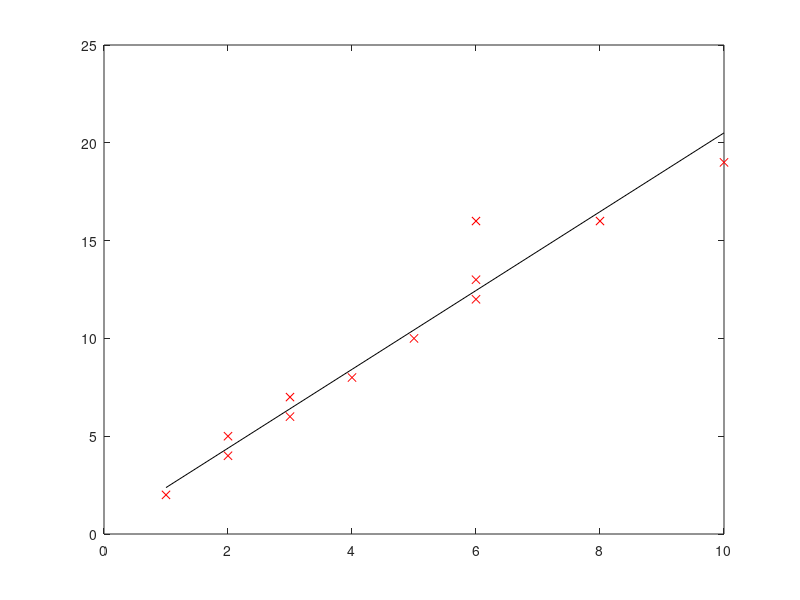
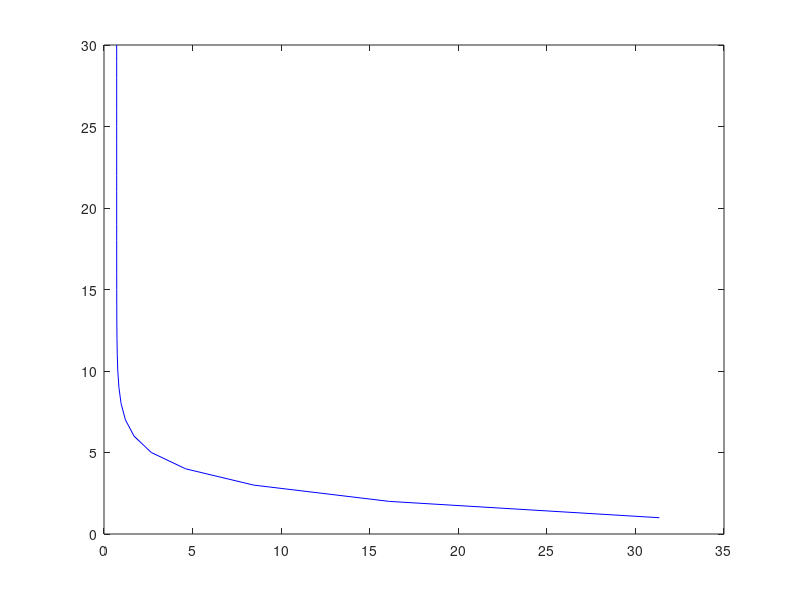

Write the MATLAB code that produced these figures, in order.
% the key is to solve the parameters:  initiate parameters = [0;0]
% the formula to solve parameters:   get h first,   h = (x * parameters - y)'
%  parameters(i) = parameters(i) - learningRate * 1/m * h * x(:,i); 
%  costHistory(i) = (x * parameters - y)'  * (x * parameters - y) / (2*m);


clc;
clear;

% load the data
data = load('test.dat');


% set up all the parameters
X = data(:,1);  % first column is x
y = data(:,2);  % second column is y
m = size(X,1); % size of rows
% create augumented x matrix
x = [ones(m,1) X ];   % add more columns

plot(x(:,2),y,'rx');  % plot second column and y
hold on

% parameters we want to solve for 
parameters = [0;0]; % semi colon in the brackets means it will add more rows

% hyper parameters
learningRate = 0.01;
repetition = 30;

% Storage
costHistory = zeros(repetition,1);

% iterate across epochs 
for i =1:repetition
    h = (x * parameters - y)';  % transpose of function inputs
    parameters(1) = parameters(1) - learningRate * 1/m * h * x(:,1);  % update the initiated parameter
    parameters(2) = parameters(2) - learningRate * 1/m * h * x(:,2);
 
    % cost function
    costHistory(i) = (x * parameters - y)'  * (x * parameters - y) / (2*m);    
    costHistory(i)
end

% plot the linear fit 
plot(x(:,2), parameters(1) + parameters(2) * x(:,2) ,'k');
% parameters

% plot the cost
figure;
plot(costHistory, 1:repetition ,'b');

